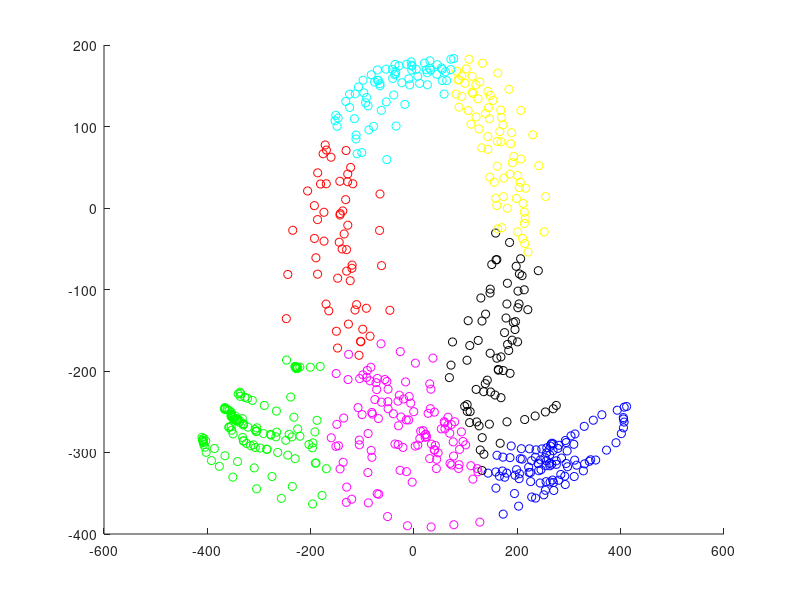

The MATLAB source for this figure:
%%%%%%%%%%%%%%%%%%%%%%%%%%%%%%%%%%%%%%%%%%%%%%%%%%%%%%%%%%%%%%%%%%%%%%%%%%%
%
%
% Human motion clustering: Expectation Maximization algorithm
% K-means clustering
% 
% Input:    the motion data, the initial cluster label and the number of
%           clusters. 
% Output:   3 plots
%
% Author: Jianyu Zhao
% Last revised: 13.06.2016
%
%
%%%%%%%%%%%%%%%%%%%%%%%%%%%%%%%%%%%%%%%%%%%%%%%%%%%%%%%%%%%%%%%%%%%%%%%%%%%
clearvars;

load('gesture_dataset.mat');
K = 7;

gesture = gesture_l;
init = init_cluster_l;
n = size(gesture,1)*size(gesture,2);
converged = 0;
it = 0;% iteration times counter
disto = inf;% distortion

X = reshape(gesture,[n,3])';
Y = init';

% iteration part
while ~converged
    it = it+1;
    
    label = zeros(n,1);
    num = zeros(K,1);
    for j=1:n
        dis = zeros(K,1);
        Xj = X(:,j);
        for k=1:K
            dis(k) = norm(Xj-Y(:,k));
        end
        [min_dis,label(j)] = min(dis);
        num(label(j)) = num(label(j))+1;
    end

    clusters = cell(K,1);
    [label,idx] = sort(label);
    X = X(:,idx);
    cl_end = 0;% ending of the current cluster
    for k=1:K
        b1 = cl_end + 1;
        b2 = cl_end + num(k);
        clusters{k} = X(:,b1:b2);
        Y(:,k) = mean(clusters{k}')';
        cl_end = b2;
    end
    
    disto_old = disto;
    disto = 0;
    for k=1:K
        Yk = Y(:,k);
        for i=1:num(k)
            Xi = clusters{k}(:,i);
            disto = disto + (Xi-Yk)'*(Xi-Yk);
        end
    end
    fprintf('Iteration: %d, distortion: %f\n', it, disto)
    
    if (disto_old-disto) < 1e-6
        converged = 1;
        fprintf('Final distortion: %f\n', disto)
    elseif isnan(disto)
        break
    end
end

%% visualization
color = ['b','k','r','g','m','y','c'];
figure;
for k=1:K
    cluster = clusters{k};
    scatter(cluster(1,:),cluster(2,:),[],color(k));
    hold on;
end
